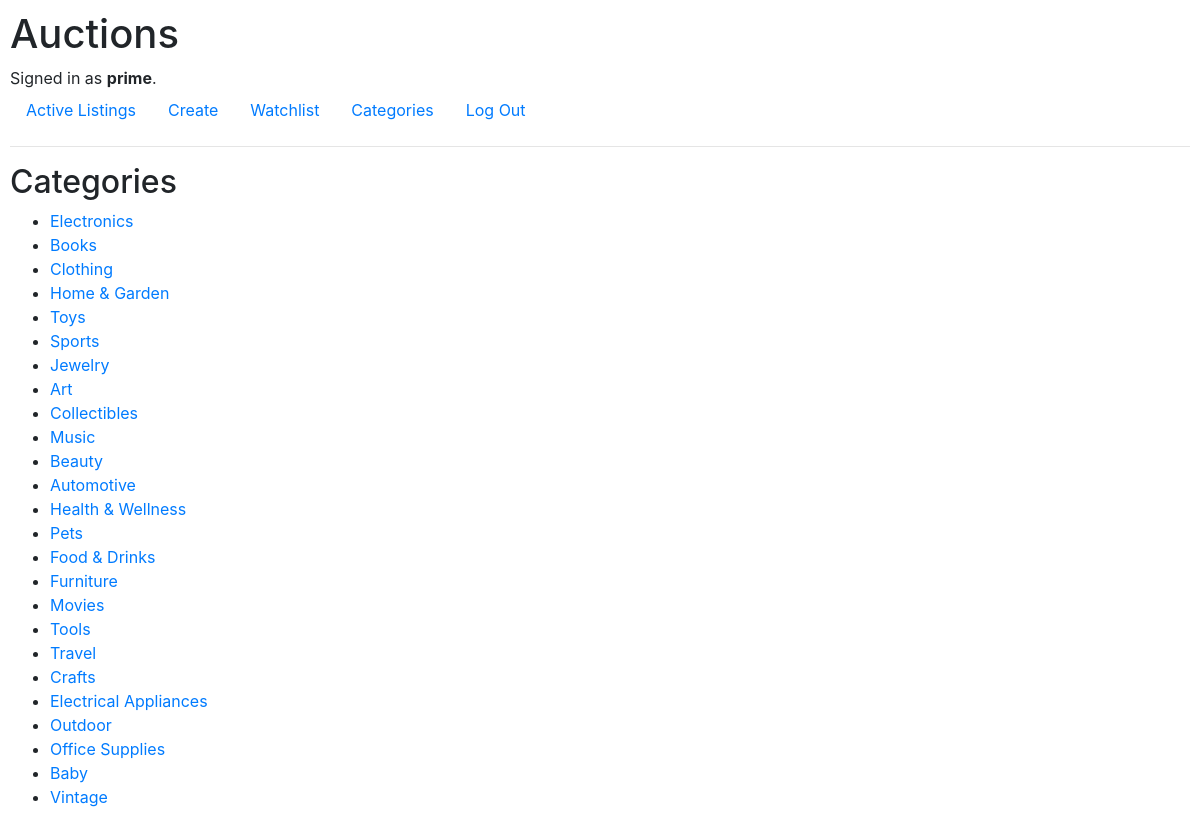
Page /categories/ (signed in) on the committed database.
### auctions/models.py (models this page shows)
class User(AbstractUser):
    pass

class Category(models.Model):
    name = models.CharField(max_length=100)

### auctions/views.py (the view)
# urls.py: path('categories/', views.category_list, name='category_list'),
@login_required(login_url='registration')
def category_list(request):
    categories = Category.objects.all()
    return render(request, 'auctions/category_list.html', {'categories': categories})

### auctions/templates/auctions/category_list.html
{% extends "auctions/layout.html" %}
{% block body %}
  <h2>Categories</h2>
  <ul>
    {% for category in categories %}
      <li><a href="{% url 'active_auctions' category_id=category.id %}">{{ category.name }}</a></li>
    {% empty %}
      <li>No categories found.</li>
    {% endfor %}
  </ul>
{% endblock %}

### auctions/templates/auctions/layout.html (shortened to what this page needs)
{% load static %}
<!DOCTYPE html>
<html lang="en">
<head>
    <link rel="stylesheet" href="https://stackpath.bootstrapcdn.com/bootstrap/4.4.1/css/bootstrap.min.css">
    <link href="{% static 'auctions/styles.css' %}" rel="stylesheet">
</head>
<body>
<h1>Auctions</h1>
<div>
    {% if user.is_authenticated %}
        Signed in as <strong>{{ user.username }}</strong>.
    {% else %}
        Not signed in.
    {% endif %}
</div>
<ul class="nav">
    <li class="nav-item">
        <a class="nav-link" href="{% url 'index' %}">Active Listings</a>
    </li>
    <li class="nav-item">
        <a class="nav-link" href="{% url 'create_auction' %}">Create</a>
    </li>
    <li class="nav-item">
        <a class="nav-link" href="{% url 'watchlist' %}">Watchlist</a>
    </li>
    <li class="nav-item">
        <a class="nav-link" href="{% url 'category_list' %}">Categories</a>
    </li>
    {% if user.is_authenticated %}
        <li class="nav-item">
            <a class="nav-link" href="{% url 'logout' %}">Log Out</a>
        </li>
    {% endif %}
</ul>
<hr>
{% block body %}
{% endblock %}
</body>
</html>

### auctions/static/auctions/styles.css (style rules this page uses)
body { padding: 10px; }

### rows in the picture
User: username "prime"
Category: name "Electronics"
Category: name "Books"
Category: name "Clothing"
Category: name "Home & Garden"
Category: name "Toys"
Category: name "Sports"
Category: name "Jewelry"
Category: name "Art"
Category: name "Collectibles"
Category: name "Music"
Category: name "Beauty"
Category: name "Automotive"
Category: name "Health & Wellness"
Category: name "Pets"
Category: name "Food & Drinks"
Category: name "Furniture"
Category: name "Movies"
Category: name "Tools"
Category: name "Travel"
Category: name "Crafts"
Category: name "Electrical Appliances"
Category: name "Outdoor"
Category: name "Office Supplies"
Category: name "Baby"
Category: name "Vintage"
